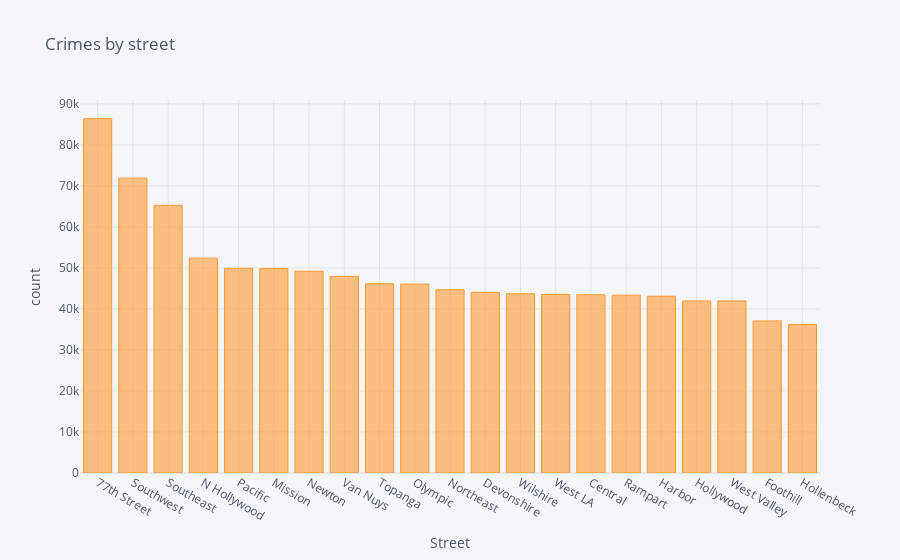

Notebook code for this chart:
### Code cell
h = kf['AREA NAME'].value_counts()
kf_a = pd.DataFrame(h)
#kf_a
#Safest city 
kf_a.iplot(kind = 'bar',mode = 'stack',title='Crimes by street',
    xTitle='Street',
    yTitle='count')

### Figure 1 — Plotly figure (JSON) as saved in the notebook; plotly's stock layout.template omitted (floating-point values rounded to 4 significant figures)
{"data": [{"marker": {"color": "rgba(255, 153, 51, 0.6)", "line": {"color": "rgba(255, 153, 51, 1.0)", "width": 1}}, "name": "AREA NAME", "orientation": "v", "text": "", "type": "bar", "x": ["77th Street", "Southwest", "Southeast", "N Hollywood", "Pacific", "Mission", "Newton", "Van Nuys", "Topanga", "Olympic", "Northeast", "Devonshire", "Wilshire", "West LA", "Central", "Rampart", "Harbor", "Hollywood", "West Valley", "Foothill", "Hollenbeck"], "y": [86401, 71897, 65282, 52391, 49922, 49839, 49196, 47946, 46156, 46061, 44694, 44045, 43694, 43534, 43470, 43368, 43105, 41963, 41961, 37076, 36200]}], "layout": {"legend": {"bgcolor": "#F5F6F9", "font": {"color": "#4D5663"}}, "paper_bgcolor": "#F5F6F9", "plot_bgcolor": "#F5F6F9", "title": {"font": {"color": "#4D5663"}, "text": "Crimes by street"}, "xaxis": {"gridcolor": "#E1E5ED", "showgrid": true, "tickfont": {"color": "#4D5663"}, "title": {"font": {"color": "#4D5663"}, "text": "Street"}, "zerolinecolor": "#E1E5ED"}, "yaxis": {"gridcolor": "#E1E5ED", "showgrid": true, "tickfont": {"color": "#4D5663"}, "title": {"font": {"color": "#4D5663"}, "text": "count"}, "zerolinecolor": "#E1E5ED"}}}
